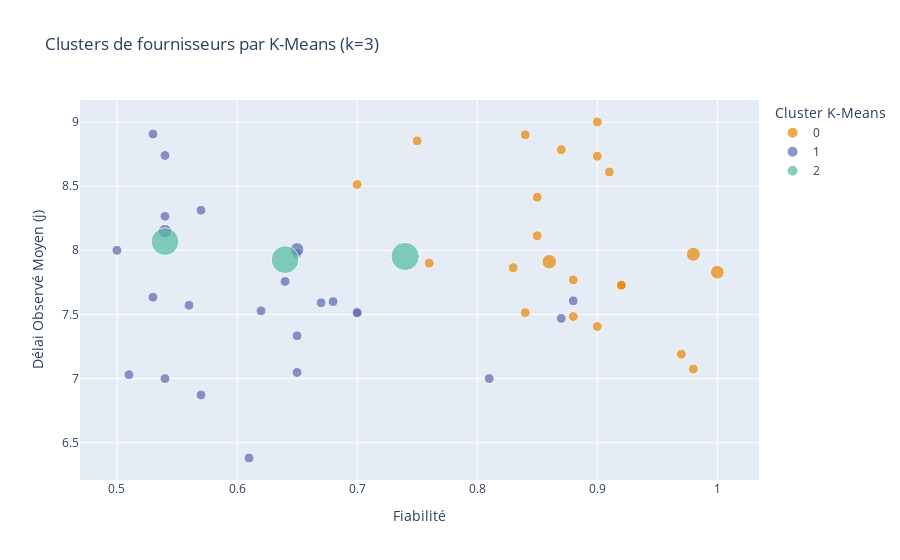

The notebook cell this image was saved under:
### Code cell
supplier_feature['cluster_kmeans'] = supplier_feature['cluster_kmeans'].astype('category')

print("\nCréation du graphique interactif Plotly pour les clusters K-Means...")
fig_kmeans_plotly = px.scatter(
    supplier_feature,
    x='fiabilite',  # Axe X
    y='delai_livraison_observe_moyen',
    color='cluster_kmeans',
    size='nombre_achats',
    hover_name='nom_fournisseur',
    hover_data={
        'fiabilite': ':.2f',
        'delai_moyen_livraison_specifique': ':.1f',
        'delai_livraison_observe_moyen': ':.1f',
        'montant_moyen_par_achat': ':,.0f',
        'nombre_achats': True,
        'cluster_kmeans': True, 
        'ville': True,
        'pays': True
    },
    title=f'Clusters de fournisseurs par K-Means (k={optimal_k})',
    labels={
        'fiabilite': 'Fiabilité',
        'delai_livraison_observe_moyen': 'Délai Observé Moyen (j)',
        'nombre_achats': 'Nb Achats',
        'cluster_kmeans': 'Cluster'
    },
    color_discrete_sequence=px.colors.qualitative.Vivid # Autre palette de couleurs
)

fig_kmeans_plotly.update_layout(
    legend_title_text='Cluster K-Means'
)
fig_kmeans_plotly.update_traces(marker=dict(sizemin=5))
fig_kmeans_plotly.show()

print("\nScript de classification K-Means et visualisation Plotly terminé.")

### Figure 1 — Plotly figure (JSON) as saved in the notebook; plotly's stock layout.template omitted (floating-point values rounded to 4 significant figures; data arrays with more than 128 entries replaced by an {"elided": "..."} marker saying what was removed)
{"data": [{"customdata": {"elided": "22x6 mixed values"}, "hovertemplate": "<b>%{hovertext}</b><br><br>Cluster=%{customdata[3]}<br>Fiabilité=%{x:.2f}<br>Délai Observé Moyen (j)=%{y:.1f}<br>Nb Achats=%{customdata[2]}<br>delai_moyen_livraison_specifique=%{customdata[0]:.1f}<br>montant_moyen_par_achat=%{customdata[1]:,.0f}<br>ville=%{customdata[4]}<br>pays=%{customdata[5]}<extra></extra>", "hovertext": ["Lecomte et Fils", "Morvan", "Germain et Fils", "Carlier", "Pelletier", "Lucas", "Gautier", "Guillon", "Guérin", "Leduc", "Langlois Vallée SA", "Albert", "Da Silva", "Techer SA", "Laine", "Moreau Dubois S.A.S.", "Laurent Boyer S.A.R.L.", "Rocher", "Caron", "Klein SA", "Lopes", "Duhamel"], "legendgroup": "0", "marker": {"color": "rgb(229, 134, 6)", "size": [40, 551, 29, 30, 509, 485, 35, 36, 36, 37, 39, 37, 31, 37, 33, 42, 27, 40, 34, 32, 44, 39], "sizemin": 5, "sizemode": "area", "sizeref": 5.115, "symbol": "circle"}, "mode": "markers", "name": "0", "orientation": "v", "showlegend": true, "type": "scatter", "x": [0.84, 0.86, 0.85, 0.9, 0.98, 1.0, 0.84, 0.91, 0.92, 0.87, 0.88, 0.83, 0.88, 0.92, 0.9, 0.97, 0.98, 0.76, 0.75, 0.9, 0.85, 0.7], "xaxis": "x", "y": [8.9, 7.911, 8.414, 8.733, 7.969, 7.829, 7.514, 8.611, 7.722, 8.784, 7.769, 7.865, 7.484, 7.73, 9.0, 7.19, 7.074, 7.9, 8.853, 7.406, 8.114, 8.513], "yaxis": "y"}, {"customdata": {"elided": "25x6 mixed values"}, "hovertemplate": "<b>%{hovertext}</b><br><br>Cluster=%{customdata[3]}<br>Fiabilité=%{x:.2f}<br>Délai Observé Moyen (j)=%{y:.1f}<br>Nb Achats=%{customdata[2]}<br>delai_moyen_livraison_specifique=%{customdata[0]:.1f}<br>montant_moyen_par_achat=%{customdata[1]:,.0f}<br>ville=%{customdata[4]}<br>pays=%{customdata[5]}<extra></extra>", "hovertext": ["Philippe", "Blanc", "Jean", "Fischer", "Leblanc", "Renault", "Morel", "Bodin", "Baudry", "Petitjean Andre SA", "Bourdon", "Rodrigues Payet S.A.R.L.", "Delaunay", "Faure S.A.R.L.", "Munoz SA", "Mercier Dupuy S.A.S.", "Bertrand S.A.", "Charles SARL", "Fabre SA", "Lemaître De Sousa SA", "Lagarde", "Roche", "Lecomte", "Godard SA", "Carlier SA"], "legendgroup": "1", "marker": {"color": "rgb(93, 105, 177)", "size": [32, 42, 40, 21, 35, 30, 33, 32, 39, 33, 38, 36, 27, 41, 32, 44, 35, 46, 38, 34, 41, 468, 487, 36, 37], "sizemin": 5, "sizemode": "area", "sizeref": 5.115, "symbol": "circle"}, "mode": "markers", "name": "1", "orientation": "v", "showlegend": true, "type": "scatter", "x": [0.57, 0.65, 0.68, 0.61, 0.5, 0.65, 0.51, 0.87, 0.57, 0.88, 0.81, 0.54, 0.7, 0.7, 0.53, 0.67, 0.56, 0.54, 0.65, 0.54, 0.53, 0.54, 0.65, 0.62, 0.64], "xaxis": "x", "y": [8.312, 7.048, 7.6, 6.381, 8.0, 7.333, 7.03, 7.469, 6.872, 7.606, 7.0, 7.0, 7.519, 7.512, 8.906, 7.591, 7.571, 8.739, 7.974, 8.265, 7.634, 8.15, 8.006, 7.528, 7.757], "yaxis": "y"}, {"customdata": [[7, 15220.0, 1981, 2, "Berlin", "Allemagne"], [8, 15300.0, 2046, 2, "Berlin", "Allemagne"], [6, 15100.0, 1973, 2, "Helsinki", "Finlande"]], "hovertemplate": "<b>%{hovertext}</b><br><br>Cluster=%{customdata[3]}<br>Fiabilité=%{x:.2f}<br>Délai Observé Moyen (j)=%{y:.1f}<br>Nb Achats=%{customdata[2]}<br>delai_moyen_livraison_specifique=%{customdata[0]:.1f}<br>montant_moyen_par_achat=%{customdata[1]:,.0f}<br>ville=%{customdata[4]}<br>pays=%{customdata[5]}<extra></extra>", "hovertext": ["Gaillard S.A.", "Delattre Blot S.A.", "Fontaine Lopes S.A."], "legendgroup": "2", "marker": {"color": "rgb(82, 188, 163)", "size": [1981, 2046, 1973], "sizemin": 5, "sizemode": "area", "sizeref": 5.115, "symbol": "circle"}, "mode": "markers", "name": "2", "orientation": "v", "showlegend": true, "type": "scatter", "x": [0.64, 0.74, 0.54], "xaxis": "x", "y": [7.927, 7.952, 8.067], "yaxis": "y"}], "layout": {"legend": {"itemsizing": "constant", "title": {"text": "Cluster K-Means"}, "tracegroupgap": 0}, "title": {"text": "Clusters de fournisseurs par K-Means (k=3)"}, "xaxis": {"anchor": "y", "domain": [0, 1], "title": {"text": "Fiabilité"}}, "yaxis": {"anchor": "x", "domain": [0, 1], "title": {"text": "Délai Observé Moyen (j)"}}}}
